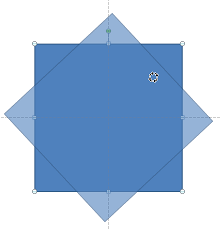
%> input picture image/square_rotate.png, 220 x 229 px
$ octave source.m   (GNU Octave 9; MATLAB toolbox functions it lacks are replaced by stand-ins)
%> lines starting %> are read from the running program, lines starting %| are printed output that depends on the picture; in (x1, y1, x2, y2) boxes, pixels count from 0 and x2, y2 are one past the last pixel; in counts of white or black regions, pixels touching at a corner belong together; the program's own positions count from 1
### src/moravec.m
function C = moravec(I)
%MORAVEC Moravec corner detector
%
%   C = MORAVEC(I)
%
%   Thorsten.Hansen@psychol.uni-giessen.de  2015-05-20

D(:,:,1) = diff([I I(:,end)]')'; # <- 0 1
D(:,:,2) = diff([I(:,1) I]')';   # -> 0 -1
D(:,:,3) = diff([I; I(end,:)]);  # ^ 1 0
D(:,:,4) = diff([I(1,:); I]);    #  -1 0
C = sum(D.^2, 3);
# if nargout == 0, clear C, end

### src/source.m
close all
clc
tic

pkg load image

I=imread('/home/nam/Dropbox/hk181/image_processing/asm/image/square_rotate.png');
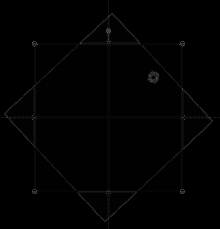
%> I: size 229x220 uint8; min 0, max 81, mean 1.8

mrv = moravec(I);
%> in moravec, `D(:,:,1) = diff([I I(:,end)]')'; # <- 0 1`:
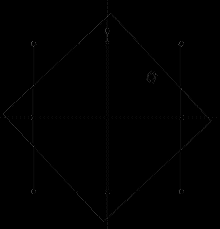
%> D: size 229x220 uint8; min 0, max 81, mean 0.5
%> in moravec, `D(:,:,4) = diff([I(1,:); I]);    #  -1 0`:
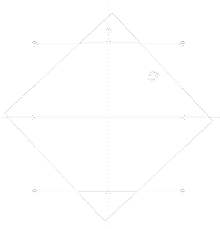
%> D: size 229x220x4 uint8; mean R, G, B, A 0.5, 0.5, 0.5, 0.5; transparent parts drawn white
%> in moravec, `C = sum(D.^2, 3);`:
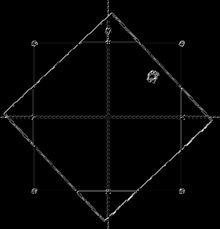
%> C: size 229x220 double; min 0, max 1020, mean 18.1; drawn with min black and max white

figure (1); #, 'original');
imshow('/home/nam/Dropbox/hk181/image_processing/asm/image/square_rotate.png');

figure 2;
imshow(mrv);
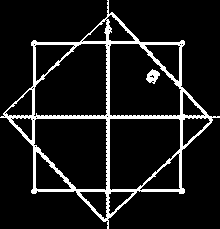
%> displayed picture: size 229x220, on the screen's scale of 0 to 255; 9.8% white; 2 white regions, box (x1, y1, x2, y2) and area: (0, 0, 220, 229) 4832, (146, 69, 160, 84) 123
# hold on

# I = checkerboard(50,2,2);

$ run again, with image/SIFT_Pyramids_Tutorial_Pyramid_Theory.png copied over image/square_rotate.png
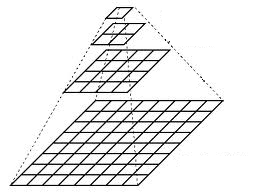
%> input picture image/SIFT_Pyramids_Tutorial_Pyramid_Theory.png, 257 x 196 px
%> I is the input picture: size 196x257 uint8; min 0, max 255, mean 234.6
%> in moravec, `C = sum(D.^2, 3);`:
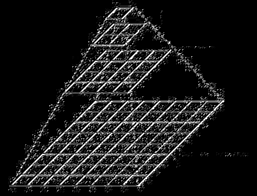
%> C: size 196x257 double; min 0, max 1020, mean 103.2; drawn with min black and max white
%> `imshow(mrv);`:
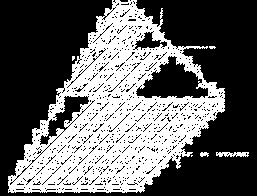
%> displayed picture: size 196x257, on the screen's scale of 0 to 255; 39.2% white; 6 white regions (3 under 20 px), largest, box (x1, y1, x2, y2) and area: (8, 0, 225, 193) 19563, (216, 152, 249, 157) 124, (200, 152, 209, 157) 33
